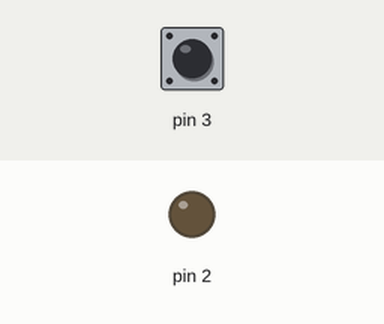
Simulated run of this sketch. Board: Arduino Uno, built with avr-gcc and run on an emulated ATmega328P. On the bench: output pins drawn as LEDs (lit = HIGH). Dashed ring = blinking. The test bench sets the inputs (shaded band); at power-on: pin 3 HIGH.

Above: at 1.2 s.
1.3 s: pin 3 pulled LOW for 1 s
At 3.2 s:
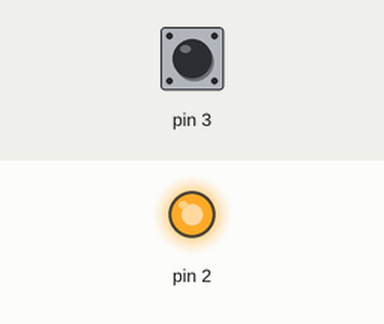
3.8 s: pin 3 pulled LOW for 0.15 s
At 4.4 s:
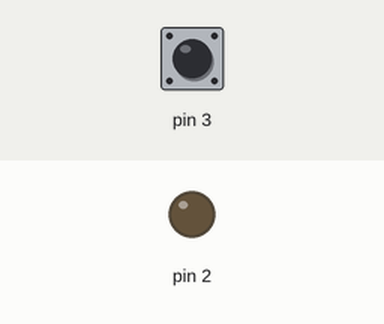
5.4 s: pin 3 pulled LOW for 3.2 s
At 5.8 s:
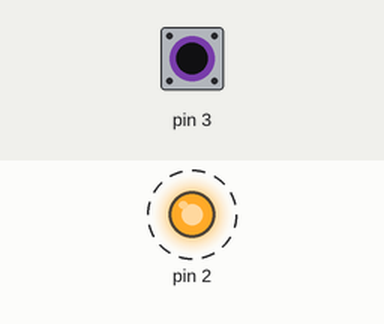
Timing chart, 0 to 9.9 s (numbered marks = the images above; inputs shaded):
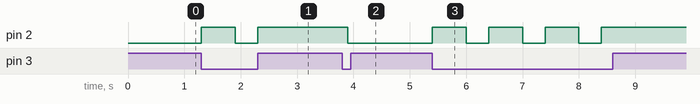

The sketch:

PR10.ino
```cpp
#include "button.h"
#include "on_off.h"
on_off rele(2);
button btn(3);
int count = 1;
void setup() {

}
void loop() {
  while(count <= 2)
    {
      if (btn.click())
      {
        count += 1;
      }
      else if(count == 1)
      {
        rele.off();
      }

      else
      {
        rele.on();
      }
    }
    count = 1;
    delay(100);
}
```

button.h
```cpp
class button {
  public:
    button (byte pin) {
      _pin = pin;
      pinMode(_pin, INPUT_PULLUP);
    }
    bool click() {
      bool btnState = digitalRead(_pin);
      if (!btnState && !_flag && millis() - _tmr >= 100) {
        _flag = true;
        _tmr = millis();
        return true;
      }
      if (!btnState && _flag && millis() - _tmr >= 500) {
        _tmr = millis ();
        return true;
      }
      if (btnState && _flag) {
        _flag = false;
        _tmr = millis();
      }
      return false;
    }
  private:
    byte _pin;
    uint32_t _tmr;
    bool _flag;
};
```

on_off.cpp
```cpp
#include "on_off.h"
on_off::on_off(int pin){
  pinMode(pin,OUTPUT);
  _pin = pin;
}
void on_off::on()
{
  digitalWrite(_pin,HIGH);

}
void on_off::off()
{
  digitalWrite(_pin,LOW);
}
```

on_off.h
```cpp
#include "Arduino.h"
class on_off
{
  public:
  	int pin;
    on_off(int pin_);
    void on();
    void off();
  private:
    int _pin;
};
```

Measured:
- after the input at 1.3 s, pin 2: LOW → HIGH at once, → LOW 0.60 s later, → HIGH 0.40 s later
- after the input at 3.8 s, pin 2: HIGH → LOW after 0.10 s
- after the input at 5.4 s, pin 2: alternates HIGH for 0.60 s and LOW for 0.40 s, 7 changes in all, then stays HIGH, starting at once
